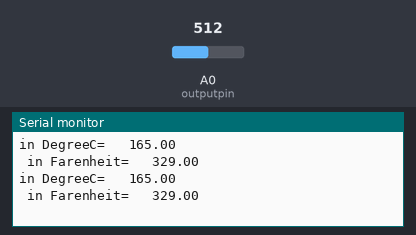
This sketch was run on a simulated ESP8266 (NodeMCU). Shown: the last lines printed to the serial monitor. The inputs (shaded band) are chosen by the test bench; at power-on: A0 (outputpin) = 512.

Above: at 1.8 s.
1.9 s: A0 (outputpin) set to 716
At 2.4 s:
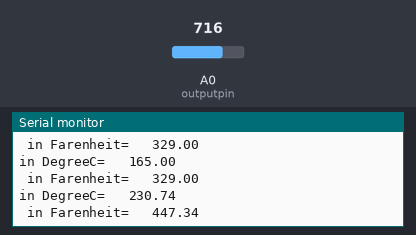
3.4 s: A0 (outputpin) set to 900
At 4.8 s:
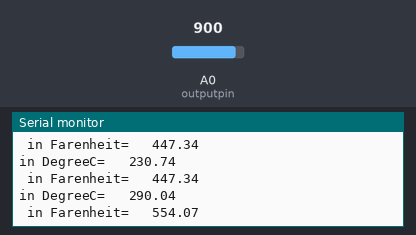
Timing chart, 0 to 6.4 s (numbered marks = the images above; inputs shaded):
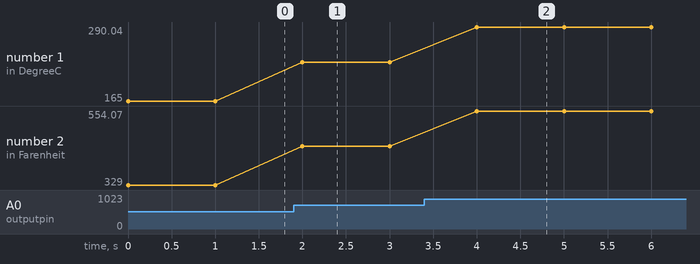

Measured:
- after the input at 1.9 s, the serial monitor: prints a new line after 0.10 s (image 1)
- after the input at 3.4 s, the serial monitor: prints a new line after 0.60 s (image 2)
- plotted number 1: 165 → 230.74 after the input at 1.9 s, 230.74 → 290.04 after the input at 3.4 s
- plotted number 2: 329 → 447.34 after the input at 1.9 s, 447.34 → 554.07 after the input at 3.4 s

The sketch:

sketch_jul14a.ino
```cpp
#define BLYNK_PRINT Serial
#include <Servo.h>

#include <ESP8266WiFi.h>
#include <BlynkSimpleEsp8266.h>

// You should get Auth Token in the Blynk App.
// Go to the Project Settings (nut icon).
char auth[] = "";

// Your WiFi credentials.
// Set password to "" for open networks.
char ssid[] = "OOB-IT";
char pass[] = "blackhole";

Servo servo;

BLYNK_WRITE(V3) {

servo.write(param.asInt());

}

int outputpin = A0;

void setup() {
Serial.begin(9600);
}

void loop()       //main loop

{
int analogValue = analogRead(outputpin);
float millivolts = (analogValue/1024.0) * 3300; //3300 is the voltage provided by NodeMCU
float celsius = millivolts/10;
Serial.print("in DegreeC=   ");
Serial.println(celsius);

//---------- Here is the calculation for Fahrenheit ----------//

float fahrenheit = ((celsius * 9)/5 + 32);
Serial.print(" in Farenheit=   ");
Serial.println(fahrenheit);
delay(1000);
}
```
